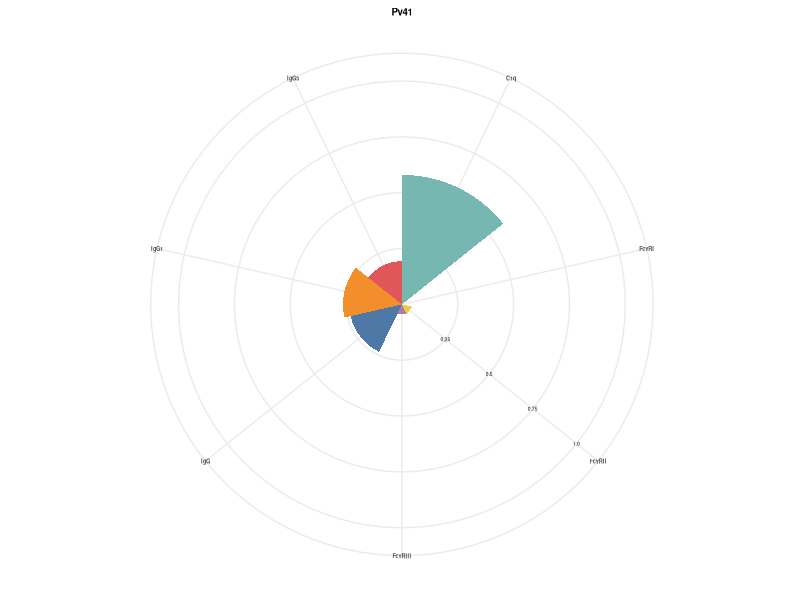
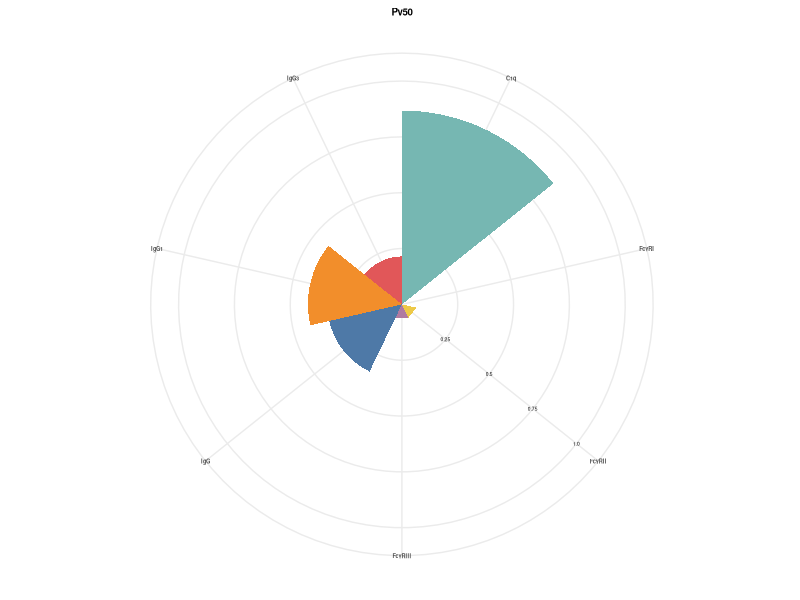
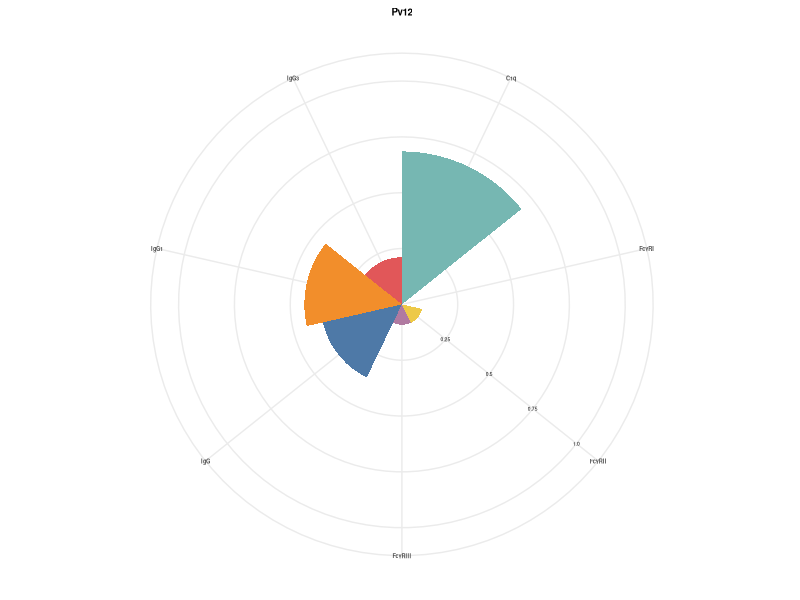
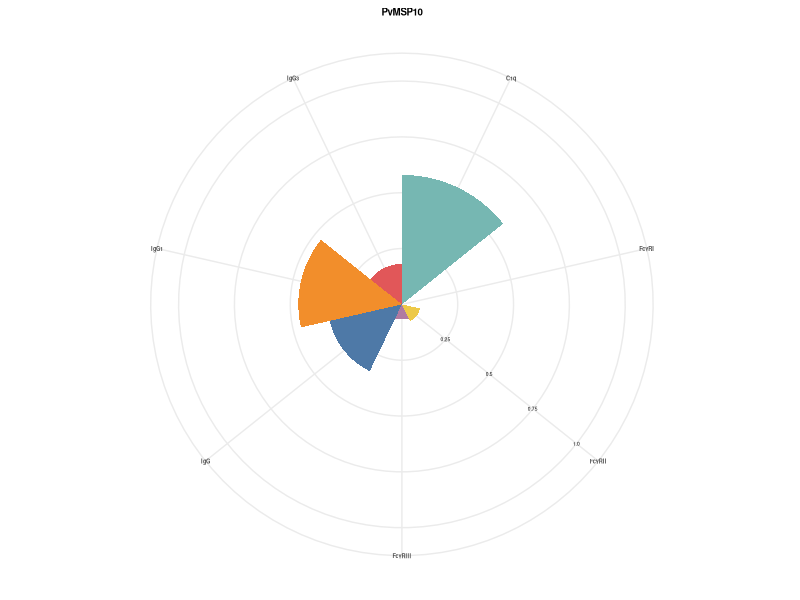
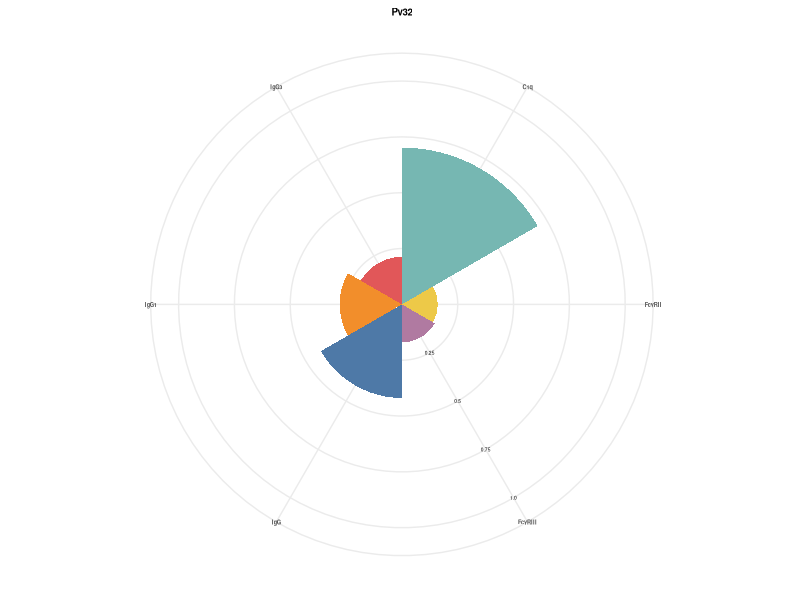
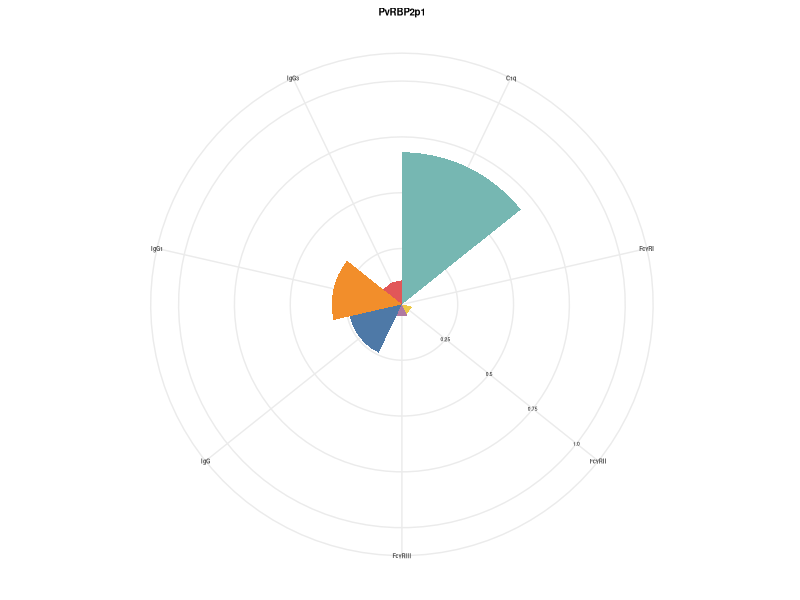
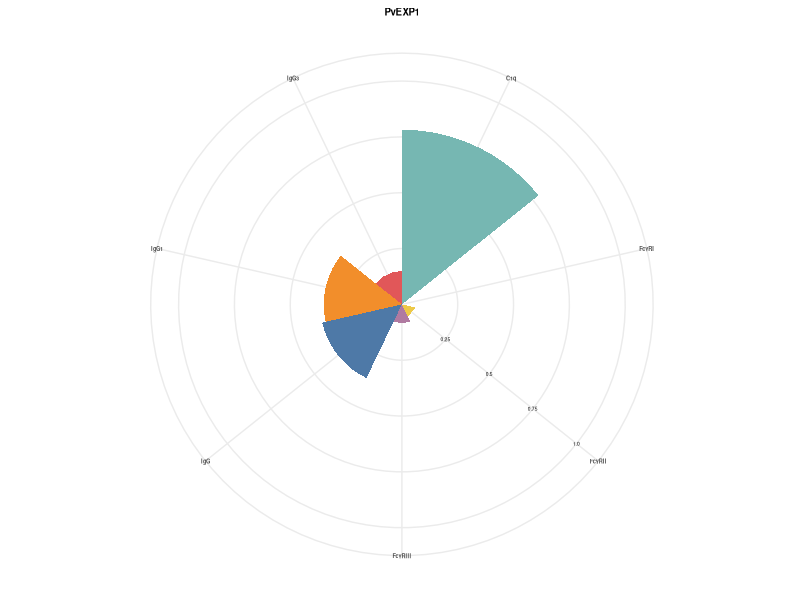
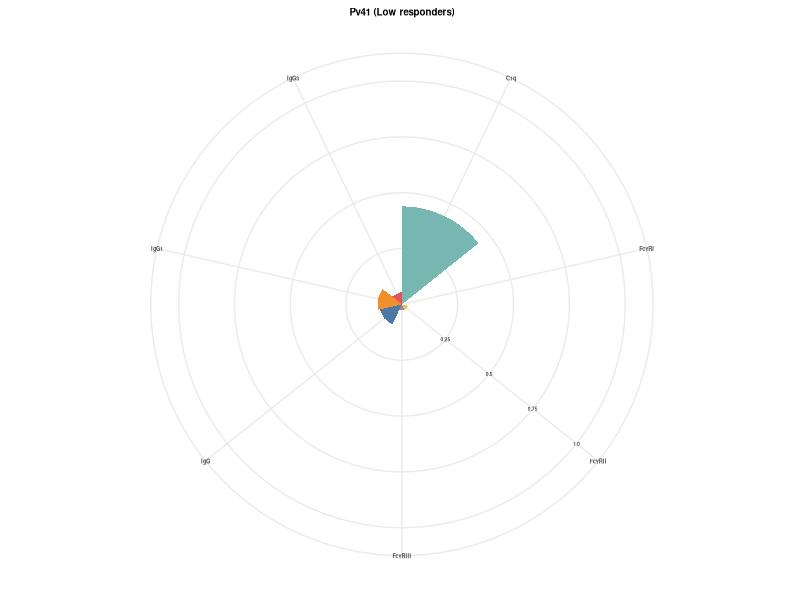

Generate these figures, in order, with R:
## Introduction
## Author: Chau Quang (quang.c@wehi.edu.au)
## Purpose: To produce polar (circular) plots showing the relative magnitude of antibody features of Taka's InSPIRE data

setwd("~/Downloads/data/inspire/R")

# Load required packages --------------------------------------------------
library(ggplot2)
library(tidyverse)
library(datawizard)
library(Cairo)

# Import data (.csv) ------------------------------------------------------
data_IgG  <- transform(read.csv("data/InSPIRE_IgG_grouped.csv"),  assay = "IgG")
data_IgG1 <- transform(read.csv("data/InSPIRE_IgG1_grouped.csv"), assay = "IgG1")
data_IgG3 <- transform(read.csv("data/InSPIRE_IgG3_grouped.csv"), assay = "IgG3")
data_C1q <- transform(read.csv("data/InSPIRE_C1q_grouped.csv"), assay = "C1q")
data_FcgRI <- transform(read.csv("data/InSPIRE_FcgRI_grouped.csv"), assay = "FcgRI")
data_FcgRII <- transform(read.csv("data/InSPIRE_FcgRII_grouped.csv"), assay = "FcgRII")
data_FcgRIII <- transform(read.csv("data/InSPIRE_FcgRIII_grouped.csv"), assay = "FcgRIII")

# Combine data for each antigen -----------------------------------------------
data_collated <- list(IgG   = data_IgG,
                      IgG1  = data_IgG1,
                      IgG3  = data_IgG3,
                      C1q   = data_C1q,
                      FcgRI = data_FcgRI,
                      FcgRII = data_FcgRII,
                      FcgRIII = data_FcgRIII)

data_collated <- imap(data_collated, function(df, assay_name) {
  df %>%
    select(-assay) %>%
    rename_with(function(col) {
      ifelse(col == "ID", col, paste0(col, "_", assay_name))
    })
}) %>%
  reduce(full_join, by = "ID")

clean_df <- function(df, prefix) {
  df %>%
    select(ID, starts_with(prefix)) %>%
    {
      keep_main <- select(.,
                          matches(paste0("^", prefix, "_RAU_IgG$")),
                          matches(paste0("^", prefix, "_RAU_IgG1$")),
                          matches(paste0("^", prefix, "_MFI_IgG3$")),
                          matches(paste0("^", prefix, "_MFI_C1q$")),
                          matches(paste0("^", prefix, "_MFI_FcgRI$")),
                          matches(paste0("^", prefix, "_MFI_FcgRII$")),
                          matches(paste0("^", prefix, "_MFI_FcgRIII$"))
      ) %>%
        setNames(c(
          "IgG", "IgG1", "IgG3", "C1q",
          "FcgRI", "FcgRII", "FcgRIII"
        ))
      
      keep_group <- select(.,
                           matches(paste0("^", prefix, "_Group_"))
      ) %>%
        setNames(c(
          "IgG_Group", "IgG1_Group", "IgG3_Group",
          "C1q_Group", "FcgRI_Group", "FcgRII_Group",
          "FcgRIII_Group"
        ))
      
      bind_cols(
        select(., ID),
        keep_main,
        keep_group
      )
    }
}

# Filtered datasets
df_Pv41 <- clean_df(data_collated, "Pv41")
df_Pv50 <- clean_df(data_collated, "Pv50")
df_Pv12 <- clean_df(data_collated, "Pv12")
df_PvMSP10 <- clean_df(data_collated, "PvMSP10")
df_Pv32 <- clean_df(data_collated, "Pv32")
df_PvRBP2p1 <- clean_df(data_collated, "PvRBP2p1")
df_PvEXP1 <- clean_df(data_collated, "PvEXP1")

# Normalise antibody data -------------------------------------------------
lognorm <- function(data) {
  
  logdata <- log(data[, 2:8])
  
  #Check variables included
  logdata <- logdata[, sapply(logdata, function(x) length(unique(x)) > 1)]
  
  vars <- c("IgG", "IgG1", "IgG3", "C1q", "FcgRI", "FcgRII", "FcgRIII")
  vars <- intersect(vars, names(logdata))
  
  setdiff(c("IgG", "IgG1", "IgG3", "C1q", "FcgRI", "FcgRII", "FcgRIII"),
          names(logdata)) |>
    (\(x) if(length(x)) message(paste("Warning:", x, "was removed")))()
  
  logdata %>%
    as.data.frame() %>%
    normalize(select = vars) %>%
    round(3) %>%
    mutate(ID = data$ID) %>%
    relocate(ID, .before = everything())
}

df_Pv41_norm <- lognorm(df_Pv41)
df_Pv50_norm <- lognorm(df_Pv50)
df_Pv12_norm <- lognorm(df_Pv12)
df_PvMSP10_norm <- lognorm(df_PvMSP10)
df_Pv32_norm <- lognorm(df_Pv32)
df_PvRBP2p1_norm <- lognorm(df_PvRBP2p1)
df_PvEXP1_norm <- lognorm(df_PvEXP1)

norm_med <- function(data, id_col = "ID") {
  
  data %>%
    select(-all_of(id_col)) %>%
    summarise(across(everything(), ~ median(.x, na.rm = TRUE))) %>%
    pivot_longer(
      cols = everything(),
      names_to = "Feature",
      values_to = "Y"
    )
}

Pv41_norm_med <- norm_med(df_Pv41_norm)
Pv50_norm_med <- norm_med(df_Pv50_norm)
Pv12_norm_med <- norm_med(df_Pv12_norm)
PvMSP10_norm_med <- norm_med(df_PvMSP10_norm)
Pv32_norm_med <- norm_med(df_Pv32_norm)
PvRBP2p1_norm_med <- norm_med(df_PvRBP2p1_norm)
PvEXP1_norm_med <- norm_med(df_PvEXP1_norm)

# Polar plots -----------------------------------------------------
polar_plot <- function(data, group = NULL) {
  antigen <- sub("_norm_med$", "", deparse(substitute(data)))
  
  # Calculate median for specified group
  if (!is.null(group)) {
    df_orig <- get(paste0("df_", antigen))
    df_norm <- get(paste0("df_", antigen, "_norm"))
    
    # Dynamically identify which features are actually present
    all_possible_features <- c("IgG", "IgG1", "IgG3", "C1q",
                               "FcgRI", "FcgRII", "FcgRIII")
    features <- intersect(all_possible_features, names(df_norm))
    
    # Filter the matching group columns safely
    group_cols <- paste0(features, "_Group")
    df_group_cols <- df_orig[, c("ID", group_cols), drop = FALSE]
    df_merged <- merge(df_norm, df_group_cols, by = "ID")
    
    # Calculate median for specified group
    updated_medians <- sapply(features, function(f) {
      group_col <- paste0(f, "_Group")
      vals <- df_merged[[f]][df_merged[[group_col]] %in% group]
      median(vals, na.rm = TRUE)
    })
    
    # Restructure into data frame expected by ggplot
    data <- data.frame(
      Feature = names(updated_medians),
      Y = as.numeric(updated_medians),
      stringsAsFactors = FALSE
    )
    
    # Set custom titles
    if (group == 1) {
      plot_title <- paste0(antigen, " (Low responders)")
    } else if (group == 3) {
      plot_title <- paste0(antigen, " (High responders)")
    } else {
      plot_title <- paste(antigen, "- Group", group)
    }
    
  } else {
    plot_title <- antigen
  }
  
  # FcgR renaming
  data$Feature <- gsub("FcgRI",  "FcγRI",  data$Feature)
  data$Feature <- gsub("FcgRII", "FcγRII", data$Feature)
  data$Feature <- gsub("FcgRIII","FcγRIII",data$Feature)
  
  # Fixed colour assignments by feature
  coloured_features <- c(
    IgG       = "#4E79A7",  
    IgG1      = "#F28E2B",  
    IgG3      = "#E15759",  
    C1q       = "#76B7B2",  
    "FcγRI"   = "#59A14F",  
    "FcγRII"  = "#EDC948",  
    "FcγRIII" = "#B07AA1"   
  )
  
  # Plot
  polarplot <- ggplot(data, aes(Feature, Y)) +
    geom_col(
      aes(fill = Feature),
      position = position_dodge(width = 1),
      width = 1
    ) +
    scale_fill_manual(values = coloured_features)
  
  polarplot +
    coord_polar() + 
    ylim(0, 1) +
    ggtitle(plot_title) +
    theme_bw() +
    theme(
      axis.text.x = element_text(size = 4, face = "bold"),
      axis.text.y = element_blank(),
      axis.title.x = element_blank(),
      axis.title.y = element_blank(),
      axis.ticks.y = element_blank(),
      axis.line = element_blank(),
      legend.position = "none",
      plot.title = element_text(size = 7, face = "bold", hjust = 0.5),
      panel.border = element_blank()
    ) +
    annotate(
      "text",
      x = 3,
      y = c(0.25, 0.5, 0.75, 1.0),
      label = c("0.25", "0.5", "0.75", "1.0"),
      size = 1.25
    )
}

# No grouping -------------------------------------------------------------
## Export > width 581 height 590, use device pixel ratio
polar_plot(Pv41_norm_med)
polar_plot(Pv50_norm_med)
polar_plot(Pv12_norm_med)
polar_plot(PvMSP10_norm_med)
polar_plot(Pv32_norm_med)
polar_plot(PvRBP2p1_norm_med)
polar_plot(PvEXP1_norm_med)

# By group ----------------------------------------------------------------
## Pv41
polar_plot(Pv41_norm_med, group = 1)
polar_plot(Pv41_norm_med, group = 3)
ggsave("plots/polar/grouped/Pv41_polar_low.png",
       plot = polar_plot(Pv41_norm_med, group = 1),
       width = 1200,
       height = 1200,
       units = "px",
       dpi = 600,
       bg = "white")
ggsave("plots/polar/grouped/Pv41_polar_high.png",
       plot = polar_plot(Pv41_norm_med, group = 3),
       width = 1200,
       height = 1200,
       units = "px",
       dpi = 600,
       bg = "white")
## Pv50
polar_plot(Pv50_norm_med, group = 1)
polar_plot(Pv50_norm_med, group = 3)
ggsave("plots/polar/grouped/Pv50_polar_low.png",
       plot = polar_plot(Pv50_norm_med, group = 1),
       width = 1200,
       height = 1200,
       units = "px",
       dpi = 600,
       bg = "white")
ggsave("plots/polar/grouped/Pv50_polar_high.png",
       plot = polar_plot(Pv50_norm_med, group = 3),
       width = 1200,
       height = 1200,
       units = "px",
       dpi = 600,
       bg = "white")

## Pv12
polar_plot(Pv12_norm_med, group = 1)
polar_plot(Pv12_norm_med, group = 3)
ggsave("plots/polar/grouped/Pv12_polar_low.png",
       plot = polar_plot(Pv12_norm_med, group = 1),
       width = 1200,
       height = 1200,
       units = "px",
       dpi = 600,
       bg = "white")
ggsave("plots/polar/grouped/Pv12_polar_high.png",
       plot = polar_plot(Pv12_norm_med, group = 3),
       width = 1200,
       height = 1200,
       units = "px",
       dpi = 600,
       bg = "white")

## PvMSP10
polar_plot(PvMSP10_norm_med, group = 1)
polar_plot(PvMSP10_norm_med, group = 3)
ggsave("plots/polar/grouped/PvMSP10_polar_low.png",
       plot = polar_plot(PvMSP10_norm_med, group = 1),
       width = 1200,
       height = 1200,
       units = "px",
       dpi = 600,
       bg = "white")
ggsave("plots/polar/grouped/Pv50_polar_high.png",
       plot = polar_plot(PvMSP10_norm_med, group = 3),
       width = 1200,
       height = 1200,
       units = "px",
       dpi = 600,
       bg = "white")

## Pv32 - FcgRI removed
polar_plot(Pv32_norm_med, group = 1)
polar_plot(Pv32_norm_med, group = 3)
ggsave("plots/polar/grouped/Pv32_polar_low.png",
       plot = polar_plot(Pv32_norm_med, group = 1),
       width = 1200,
       height = 1200,
       units = "px",
       dpi = 600,
       bg = "white")
ggsave("plots/polar/grouped/Pv32_polar_high.png",
       plot = polar_plot(Pv32_norm_med, group = 3),
       width = 1200,
       height = 1200,
       units = "px",
       dpi = 600,
       bg = "white")

## PvRBP2p1
polar_plot(PvRBP2p1_norm_med, group = 1)
polar_plot(PvRBP2p1_norm_med, group = 3)
ggsave("plots/polar/grouped/PvRBP2p1_polar_low.png",
       plot = polar_plot(PvRBP2p1_norm_med, group = 1),
       width = 1200,
       height = 1200,
       units = "px",
       dpi = 600,
       bg = "white")
ggsave("plots/polar/grouped/PvRBP2p1_polar_high.png",
       plot = polar_plot(PvRBP2p1_norm_med, group = 3),
       width = 1200,
       height = 1200,
       units = "px",
       dpi = 600,
       bg = "white")

# PvEXP1
polar_plot(PvEXP1_norm_med, group = 1)
polar_plot(PvEXP1_norm_med, group = 3)
ggsave("plots/polar/grouped/PvEXP1_polar_low.png",
       plot = polar_plot(PvEXP1_norm_med, group = 1),
       width = 1200,
       height = 1200,
       units = "px",
       dpi = 600,
       bg = "white")
ggsave("plots/polar/grouped/PvEXP1_polar_high.png",
       plot = polar_plot(PvEXP1_norm_med, group = 3),
       width = 1200,
       height = 1200,
       units = "px",
       dpi = 600,
       bg = "white")
